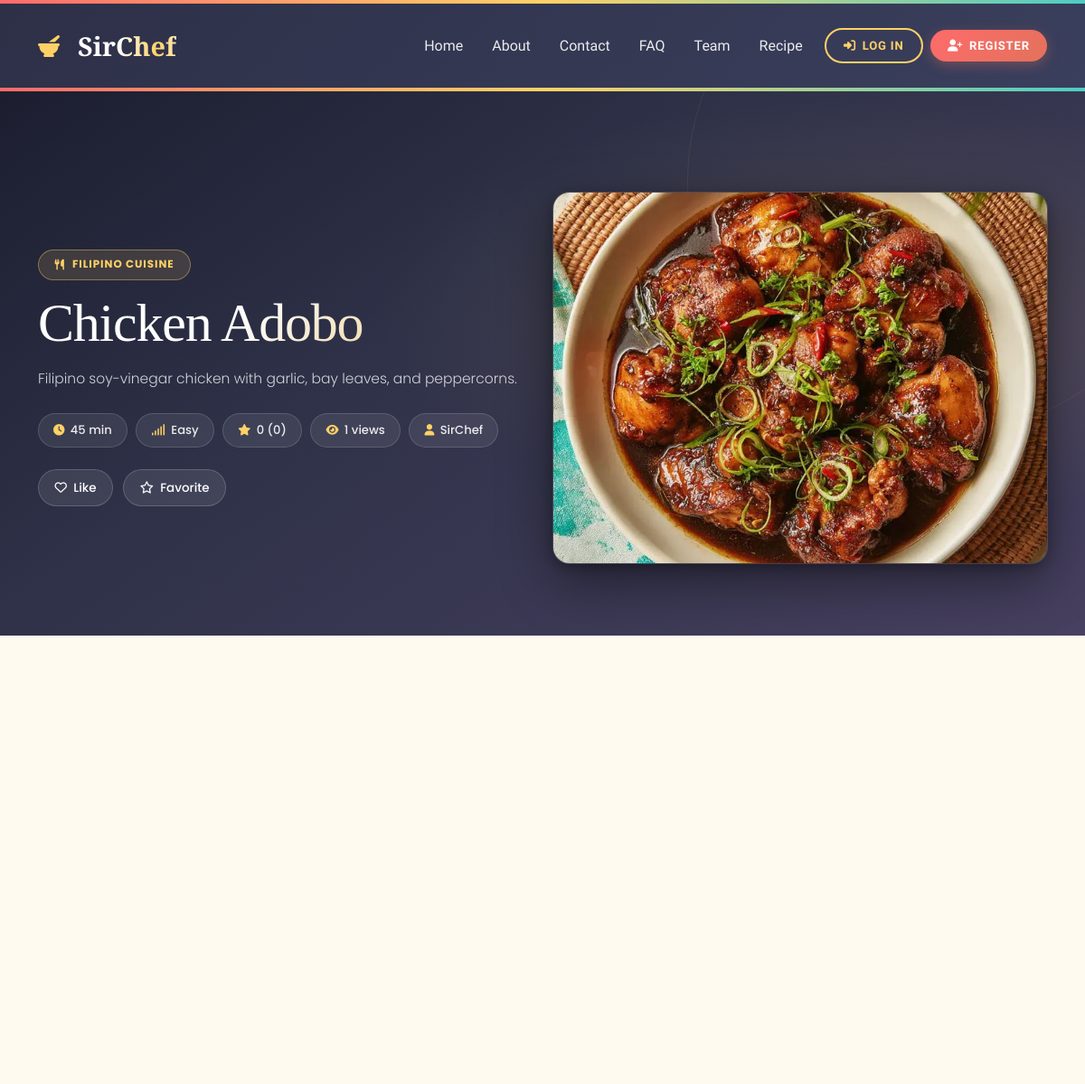
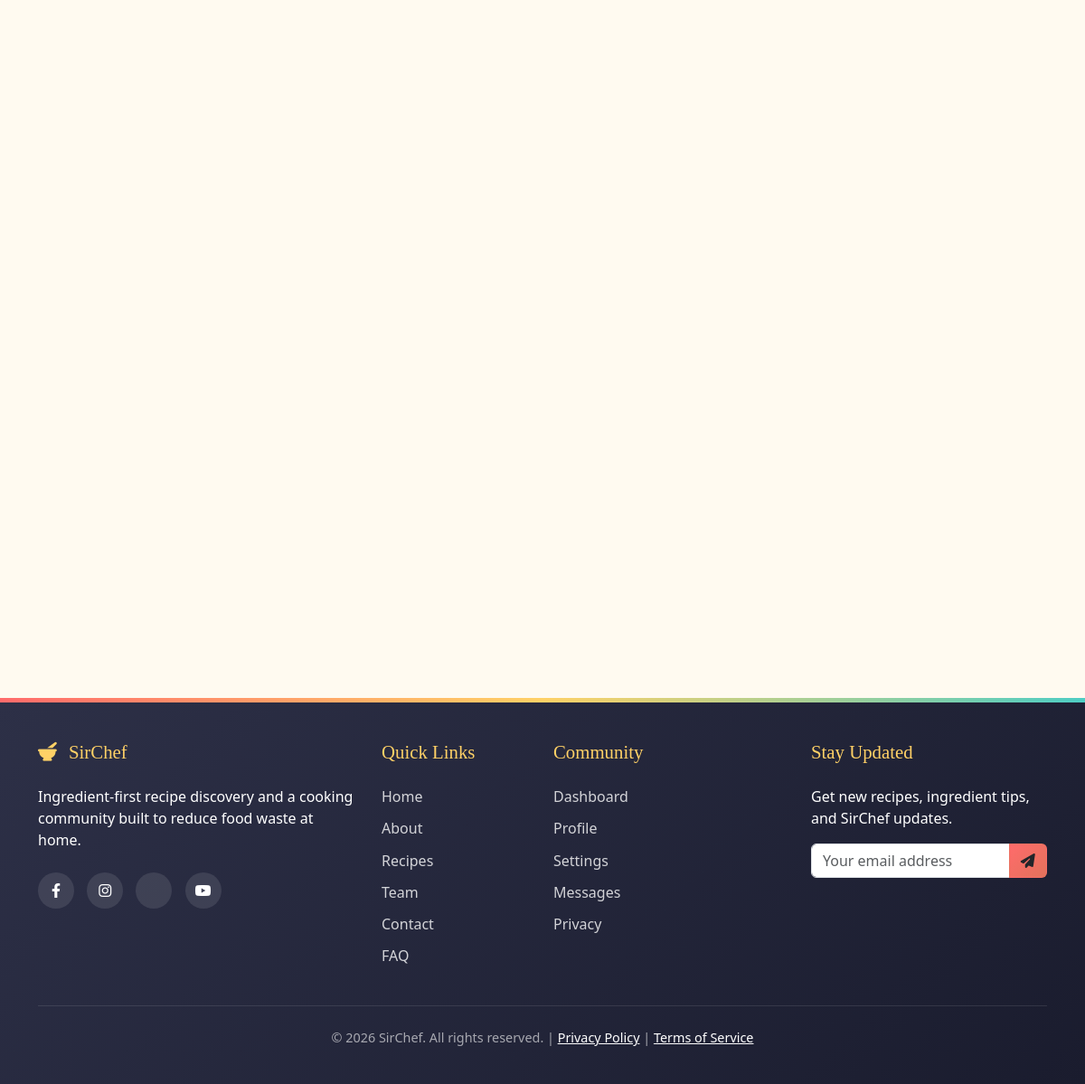
/Pages/recipe_detail.php, run on the app's committed database (2 pictures, top to bottom).
### tables this page shows
CREATE TABLE recipes (
  id INT AUTO_INCREMENT PRIMARY KEY,
  user_id INT NULL,
  title VARCHAR(180) NOT NULL,
  description TEXT NOT NULL,
  duration_minutes INT NOT NULL,
  difficulty ENUM('Easy','Medium','Hard') NOT NULL,
  cuisine VARCHAR(80) NOT NULL,
  category VARCHAR(80) NOT NULL DEFAULT 'Dishes',
  image VARCHAR(255) NOT NULL,
  youtube_url VARCHAR(255) NULL,
  instructions TEXT NOT NULL,
  source_type ENUM('admin','user') NOT NULL DEFAULT 'admin',
  status ENUM('draft','published') NOT NULL DEFAULT 'published',
  search_count INT NOT NULL DEFAULT 0,
  views INT NOT NULL DEFAULT 0,
  created_at DATETIME NOT NULL DEFAULT CURRENT_TIMESTAMP,
  updated_at DATETIME NOT NULL DEFAULT CURRENT_TIMESTAMP ON UPDATE CURRENT_TIMESTAMP,
  FOREIGN KEY (user_id) REFERENCES users(id) ON DELETE SET NULL
);

### Pages/helpers.php (called while the page is built, shortened)
<?php
function e(?string $value): string {
    return htmlspecialchars($value ?? "", ENT_QUOTES, "UTF-8");
}
function recipe_average(mysqli $conn, int $recipeId): array {
    $stmt = $conn->prepare("SELECT COALESCE(ROUND(AVG(rating),1),0), COUNT(*) FROM recipe_ratings WHERE recipe_id = ?");
    $stmt->bind_param("i", $recipeId);
    $stmt->execute();
    $stmt->bind_result($avg, $count);
    return [(float) $avg, (int) $count];
}
?>

### Pages/recipe_detail.php (the view, shortened to what this page needs)
<?php
require_once "db.php";
require_once "helpers.php";
$recipeId = max(1, (int) ($_GET["id"] ?? 0));
$stmt = $conn->prepare("SELECT r.*, u.first_name, u.last_name FROM recipes r LEFT JOIN users u ON u.id = r.user_id WHERE r.id = ? AND r.status = 'published'");
$stmt->bind_param("i", $recipeId);
$stmt->execute();
$recipe = $stmt->get_result()->fetch_assoc();
$recipe["views"] = (int) ($recipe["views"] ?? 0) + 1;
[$avgRating, $ratingCount] = recipe_average($conn, $recipeId);
?>
<!doctype html>
<html lang="en">
<head>
  <link rel="stylesheet" href="../styles/main.css">
  <link rel="stylesheet" href="../styles/recipe_detail.css">
  <link href="https://cdn.jsdelivr.net/npm/bootstrap@5.3.0/dist/css/bootstrap.min.css" rel="stylesheet">
  <link rel="stylesheet" href="https://cdnjs.cloudflare.com/ajax/libs/font-awesome/6.4.0/css/all.min.css">
</head>
<body>
<?php include "header.php"; ?>
<main class="detail-shell">
  <section class="detail-hero">
    <div class="container">
      <div class="row g-4 align-items-center">
        <div class="col-lg-6">
          <span class="hero-badge"><i class="fas fa-utensils"></i> <?= e($recipe["cuisine"]) ?> Cuisine</span>
          <h1><?= e($recipe["title"]) ?></h1>
          <p><?= e($recipe["description"]) ?></p>
          <div class="detail-meta">
            <span><i class="fas fa-clock"></i> <?= (int) $recipe["duration_minutes"] ?> min</span>
            <span><i class="fas fa-signal"></i> <?= e($recipe["difficulty"]) ?></span>
            <span><i class="fas fa-star"></i> <?= $avgRating ?> (<?= $ratingCount ?>)</span>
            <span><i class="fas fa-eye"></i> <?= (int) $recipe["views"] ?> views</span>
            <span><i class="fas fa-user"></i> <?= $recipe["source_type"] === "user" ? e(trim(($recipe["first_name"] ?? "") . " " . ($recipe["last_name"] ?? ""))) : "SirChef" ?></span>
          </div>
          <div class="detail-actions">
            <button class="action-btn" data-action="like" data-id="<?= $recipeId ?>"><i class="far fa-heart"></i> Like</button>
            <button class="action-btn" data-action="favorite" data-id="<?= $recipeId ?>"><i class="far fa-star"></i> Favorite</button>
          </div>
        </div>
        <div class="col-lg-6">
          <img class="detail-image" src="<?= e($recipe["image"]) ?>" alt="<?= e($recipe["title"]) ?>">
        </div>
      </div>
    </div>
  </section>
  <section class="container detail-content">
    <div class="row g-4">
      <div class="col-lg-4">
      </div>
      <div class="col-lg-8">
      </div>
    </div>
    <div class="row g-4 mt-1">
      <div class="col-lg-5">
      </div>
      <div class="col-lg-7">
      </div>
    </div>
  </section>
</main>
<?php include "footer.php"; include "login_regis.php"; ?>
</body>
</html>

### styles/main.css (style rules this page uses)
:root { --primary-color: #ff6b6b; --secondary-color: #4ecdc4; --accent-color: #ffd166; --dark-color: #2d3047; --light-color: #f7fff7; --earth-color: #8b4513; --terracotta: #e2725b; --sage-green: #87a96b; --mustard: #d4a017; --dark: #2d3047; --darker: #232538; --gold: #cba409; --gold-lt: #f0c040; --coral: #e8604c; --teal: #4ecdc4; --cream: #fdf6e3; --cream-dk: #f5ead4; --text-lt: rgba(255,255,255,0.80); --text-dim: rgba(255,255,255,0.50); }
*, *::before, *::after { margin: 0; padding: 0; box-sizing: border-box; }
html, body { margin: 0; padding: 0; }
body { font-family: "Poppins", sans-serif; background-color: #fdf6e3; color: #333; overflow-x: hidden; background-image: radial-gradient(circle at 10% 20%, rgba(255,215,102,0.1) 0%, transparent 20%), radial-gradient(circle at 90% 80%, rgba(78,205,196,0.1) 0%, transparent 20%); }
h1, h2, h3, h4, h5 { font-family: "Playfair Display", serif; font-weight: 600; }

### data on the page
recipes: cuisine "FILIPINO", title "Chicken Adobo", description "Filipino soy-vinegar chicken with garlic, bay leaves, and peppercorns.", duration_minutes "45", difficulty "Easy", id "1", image (picture)

### other printed values
$avgRating "0"
$ratingCount "0"
